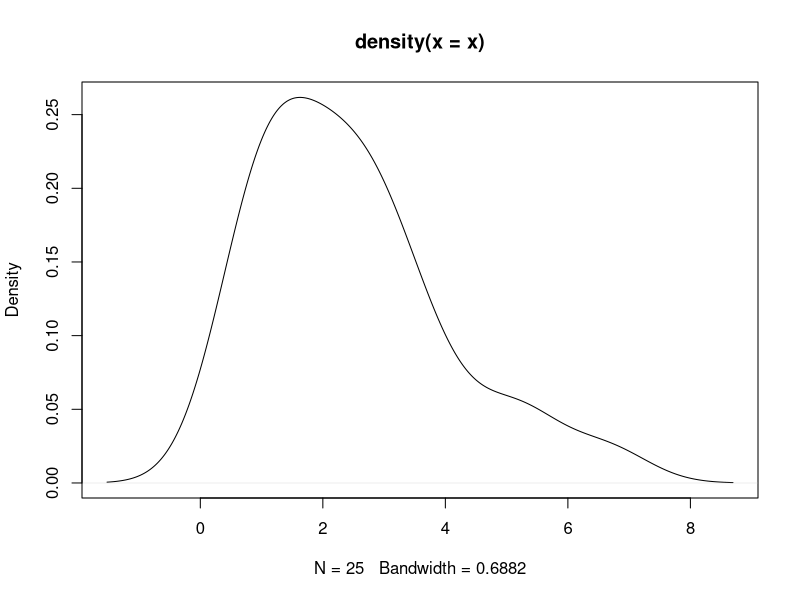
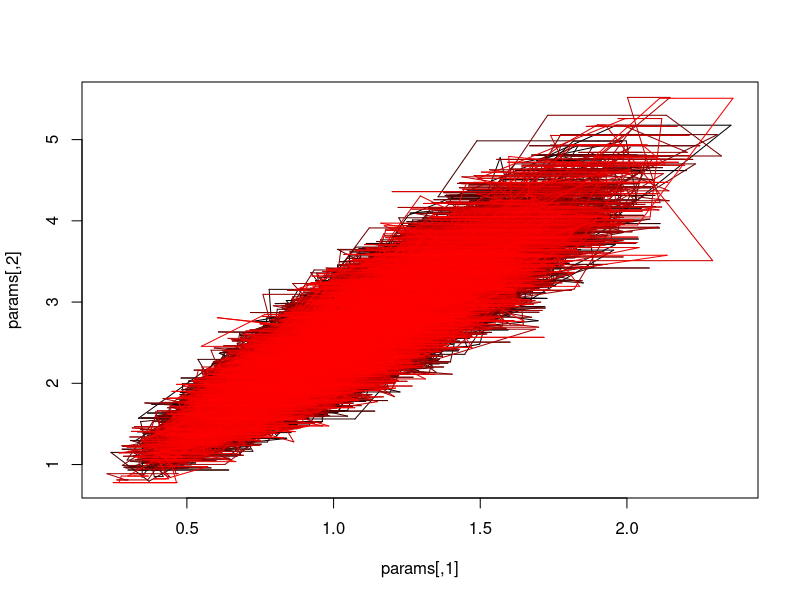
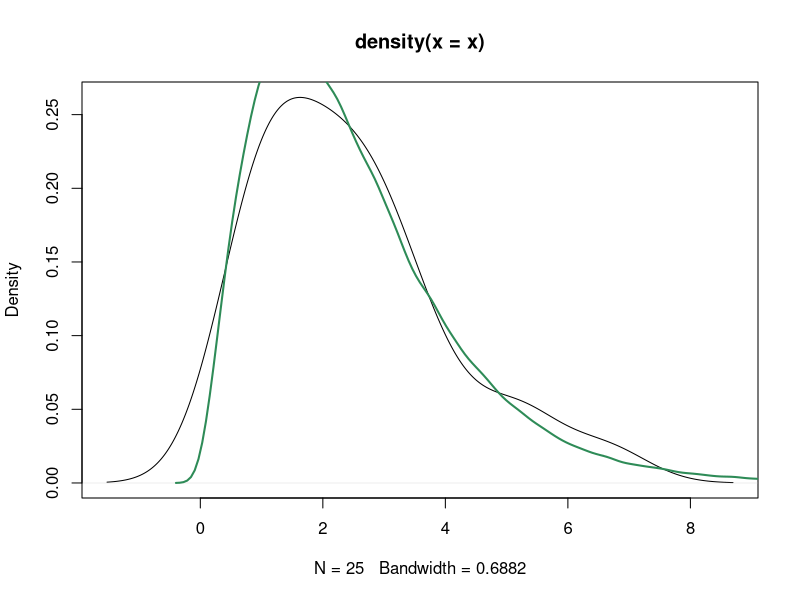

Source code (R) for these figures, in order:
library(coda)
set.seed(1)

x = c(5.25644,6.630203,1.548099,1.978492,2.154677,3.18829,0.8640084,2.298181,2.023496,
    2.956788,3.788934,0.8952826,1.179618,2.539608,5.115685,2.870664,2.752188,
    0.5418666,0.7017399,1.163273,3.130179,3.910224,1.39601,1.728189,0.988848)
n = length(x)
plot(density(x))

nburn = 10000
nmcmc = 100000

params = matrix(0, nburn + nmcmc, 2)
accept = double(nburn + nmcmc)
cand.sig = 0.6

# 1: theta, 2: log nu
params[1,1] = rgamma(1, 2 + n * exp(0), 2 + sum(x))
params[1,2] = 0

for (i in 2:(nburn + nmcmc)){
    params[i,] = params[i-1,]

    # Update theta
    params[i,1] = rgamma(1, 2 + n*exp(params[i,2]), 2 + sum(x))

    # Update log nu
    cand = rnorm(1, params[i,2], cand.sig) # propose log nu

    theta = params[i,1]
    lognu = params[i,2]
    cand.post = n*exp(cand)*log(theta) + 2*cand - n*lgamma(exp(cand)) + 
        (exp(cand)-1) * sum(log(x)) - exp(cand)
    curr.post = n*exp(lognu)*log(theta) + 2*lognu - n*lgamma(exp(lognu)) +
        (exp(lognu)-1) * sum(log(x)) - exp(lognu)

    if (log(runif(1)) < cand.post - curr.post){
        params[i,2] = cand
        accept[i] = 1
        }
    }

params = tail(params, nmcmc)
params[,2] = exp(params[,2])
accept = tail(accept, nmcmc)

mean(accept)

apply(params, 2, mean)
apply(params, 2, var)
apply(params, 2, effectiveSize)

plot(params, pch = 20, type='n')
segments(x0 = params[-nmcmc,1], y0 = params[-nmcmc,2],
    x1 = params[-1,1], y1 = params[-1,2],
    col = rgb(seq(0, 1, length = nmcmc-1), 0, 0))

pred = rgamma(nmcmc, params[,2], params[,1])
plot(density(x))
lines(density(pred), col = 'seagreen', lwd = 2)
